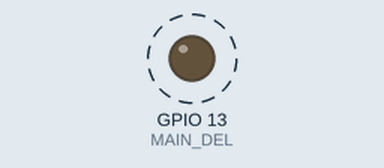
Recording of a sketch running on a simulated ESP8266 (NodeMCU). Parts: output pins drawn as LEDs (lit = HIGH). Dashed ring = blinking.

Above: at 0.05 s.
Timing chart, 0 to 3.0 s (numbered marks = the images above):
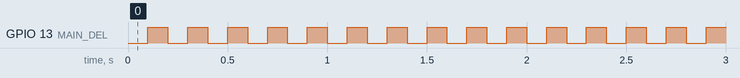

Measured:
- by itself, GPIO 13 (MAIN_DEL): alternates HIGH for 0.10 s and LOW for 0.10 s

The sketch:

testePiloteTicker.ino
```cpp
//Programme: testePiloteTicker
//Historique:
// 2020-11-13, Yves Roy, creation

//Notes:
//Installation de la librairie Espressif pour le ESP32: https://github.com/espressif/arduino-esp32/blob/master/docs/arduino-ide/boards_manager.md
//Nécessite Arduino IDE 1.8 ou plus
//Faire: Fichier -> Préferences
//Lien à ajouter: //https://raw.githubusercontent.com/espressif/arduino-esp32/gh-pages/package_esp32_index.json
//Faire: Outils -> Type de carte -> Gestionnaire de carte et installer la librairie pour le ESP32
//Pour des exemples d'utilisation: Fichier -> Exemples -> Ticker -> Blinker ou Arguments
//DEL rouge pour le Adafruit ESP32 Huzzah: broche 13

//INCLUSIONS
#include "main.h"
#include "piloteTicker.h"

//Definitions privees
#define MAIN_DEL 13
#define MAIN_DEMI_PERIODE_EN_MS 100
#define MAIN_ALLUME 1
#define MAIN_ETEINT 0

//Declarations de fonctions privees:
void main_teste(void);
void main_initialise(void);

//Definitions de variables privees:
unsigned int main_compteur;

//Definitions de fonctions privees:
void main_teste(void)
{
  main_compteur++;
  if (main_compteur < MAIN_DEMI_PERIODE_EN_MS)
  {
    return;
  }
  main_compteur = 0;
  digitalWrite(MAIN_DEL, !digitalRead(MAIN_DEL));
}

void main_initialise(void)
{
  piloteTicker_initialise();
}

//Definitions de variables publiques:
//pas de variables publiques

//Definitions de fonctions publiques:
void neFaitRien(void)
{
}

void setup()
{
  main_initialise();
  main_compteur = 0;
  digitalWrite(MAIN_DEL, MAIN_ETEINT);
  pinMode(MAIN_DEL, OUTPUT);
  piloteTicker_execute = main_teste;
  piloteTicker_lanceLeTickerALaTouteFinDeSetup();
}

void loop()
{

}
```

main.h
```cpp
#ifndef MAIN_H
#define MAIN_H

//PROGRAMME: programme testePiloteTicker
//DESCRIPTION: programme qui permet de tester le module piloteTicker pour le ESP32
//Le programme associe la fonction "clignote" à l'objet "clignotant" lors de sa création.
//L'objet "clignotant" qui est de type Ticker appel la fonction "clignote" a chaque "periode_en_ms".
//La fonction "clignote" fait changer l'état de la DEL rouge du module Adafruit ESP32 a chaque "demi_periode_en_ms".

//HISTORIQUE:
// 2020-11-13, Yves Roy: creation

//inclusions globales
#include <arduino.h>

//DEFINITIONS REQUISES PAR LE MODULE:
//Dependances materielles:
//pas de dependances materielles

//Dependances logicielles:
#define PILOTETICKER_PERIODE_EN_MS 1

//INFORMATION PUBLIQUE:
//Definitions publiques:
//pas de definitions publiques

//Fonctions publiques:
void neFaitRien(void);

//Variables publiques:
//pas de variables publiques
#endif
```

piloteTicker.h
```cpp
#ifndef PILOTETICKER_H
#define PILOTETICKER_H

//MODULE: piloteTicker
//DESCRIPTION: pour permettre l'emploi d'un objet Ticker de la librairie ESP32
//HISTORIQUE:
// 2020-11-13, Yves Roy, creation

//DEFINITIONS REQUISES PAR LE MODULE:
//Dependances materielles
//(copiez et adaptez ce qui suit dans "main.h")
//pas de dependances materielles

//Dependances logicielles
//(copiez et adaptez ce qui suit dans "main.h")
//#define PILOTETICKER_PERIODE_EN_MS 1

//INFORMATION PUBLIQUE:
//Definitions publiques:
// pas de definitions publiques

//Fonctions publiques:
void piloteTicker_lanceLeTickerALaTouteFinDeSetup(void);
void piloteTicker_initialise(void);

//Variables publiques:
extern void (*piloteTicker_execute)(void);

#endif
```

piloteTicker.ino
```cpp
//piloteTicker
//Historique:
// 2020-11-13, Yves Roy, creation

//INCLUSIONS
#include "main.h"
#include <Ticker.h>
#include "piloteTicker.h"

//Definitions privees
//pas de definitions privees

//Declarations de fonctions privees
//pas de fonctions privees

//Definitions de variables privees
Ticker piloteTicker_ticker;

//Definitions de fonctions privees
void piloteTicker_gereLeTicker(void)
{
  piloteTicker_execute();
}

//Definitions de variables publiques
void (*piloteTicker_execute)(void);

//Definitions de fonctions publiques:
void piloteTicker_lanceLeTickerALaTouteFinDeSetup(void)
{
  piloteTicker_ticker.attach_ms(PILOTETICKER_PERIODE_EN_MS, piloteTicker_gereLeTicker);
}
void piloteTicker_initialise(void)
{
  piloteTicker_execute = neFaitRien;
}
```
